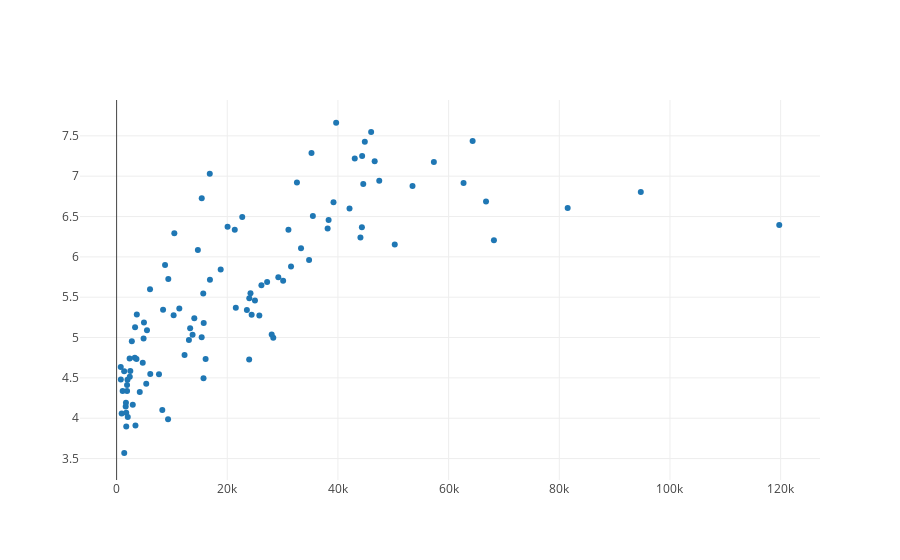

The notebook cell saved with this chart:
### Code cell
print("Comparing between GDP per capita and Average Happiness of Foreigners")
trace = go.Scatter(
    x = df['GDP per person, 2015-2017'],
    y = df['Average happiness of foreign born'],
    mode = 'markers'
)
data = [trace]
# Plot and embed in ipython notebook!
iplot(data)
